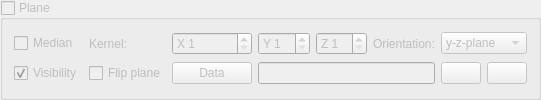
       <widget class="QGroupBox" name="groupBox_plane">
        <property name="enabled">
         <bool>false</bool>
        </property>
        <property name="minimumSize">
         <size>
          <width>0</width>
          <height>100</height>
         </size>
        </property>
        <property name="title">
         <string>Plane</string>
        </property>
        <property name="checkable">
         <bool>true</bool>
        </property>
        <property name="checked">
         <bool>false</bool>
        </property>
        <layout class="QGridLayout" name="planeLayout">
         <item row="0" column="0">
          <widget class="QCheckBox" name="planeMedianCheckBox">
           <property name="text">
            <string>Median</string>
           </property>
          </widget>
         </item>
         <item row="0" column="1">
          <widget class="QLabel" name="kernelLabel">
           <property name="text">
            <string>Kernel:</string>
           </property>
          </widget>
         </item>
         <item row="0" column="2">
          <widget class="QSpinBox" name="kernelXSpinBox">
           <property name="prefix">
            <string>X </string>
           </property>
           <property name="minimum">
            <number>1</number>
           </property>
           <property name="maximum">
            <number>99</number>
           </property>
           <property name="value">
            <number>1</number>
           </property>
          </widget>
         </item>
         <item row="0" column="3">
          <widget class="QSpinBox" name="kernelYSpinBox">
           <property name="prefix">
            <string>Y </string>
           </property>
           <property name="minimum">
            <number>1</number>
           </property>
           <property name="maximum">
            <number>99</number>
           </property>
           <property name="value">
            <number>1</number>
           </property>
          </widget>
         </item>
         <item row="0" column="4">
          <widget class="QSpinBox" name="kernelZSpinBox">
           <property name="prefix">
            <string>Z </string>
           </property>
           <property name="minimum">
            <number>1</number>
           </property>
           <property name="maximum">
            <number>99</number>
           </property>
           <property name="value">
            <number>1</number>
           </property>
          </widget>
         </item>
         <item row="0" column="5">
          <widget class="QLabel" name="planeOrientationLabel">
           <property name="text">
            <string>Orientation:</string>
           </property>
          </widget>
         </item>
         <item row="0" column="6" colspan="2">
          <widget class="QComboBox" name="planeOrientationComboBox">
           <item>
            <property name="text">
             <string>y-z-plane</string>
            </property>
           </item>
           <item>
            <property name="text">
             <string>x-z-plane</string>
            </property>
           </item>
           <item>
            <property name="text">
             <string>x-y-plane</string>
            </property>
           </item>
          </widget>
         </item>
         <item row="1" column="0">
          <widget class="QCheckBox" name="planVisibilityCheckBox">
           <property name="text">
            <string>Visibility</string>
           </property>
           <property name="checked">
            <bool>true</bool>
           </property>
          </widget>
         </item>
         <item row="1" column="1">
          <widget class="QCheckBox" name="checkBox_flipPlane">
           <property name="text">
            <string>Flip plane</string>
           </property>
          </widget>
         </item>
         <item row="1" column="2">
          <widget class="QPushButton" name="planePushButton">
           <property name="text">
            <string>Data</string>
           </property>
          </widget>
         </item>
         <item row="1" column="3" colspan="3">
          <widget class="QLineEdit" name="planeLineEdit">
           <property name="enabled">
            <bool>false</bool>
           </property>
           <property name="readOnly">
            <bool>true</bool>
           </property>
          </widget>
         </item>
         <item row="1" column="6">
          <widget class="QPushButton" name="upPushButton">
           <property name="enabled">
            <bool>false</bool>
           </property>
           <property name="text">
            <string/>
           </property>
           <property name="icon">
            <iconset resource="OCTview3R.qrc">
             <normaloff>:/OCTview3R/Resources/icons/bullet_arrow_up.png</normaloff>:/OCTview3R/Resources/icons/bullet_arrow_up.png</iconset>
           </property>
          </widget>
         </item>
         <item row="1" column="7">
          <widget class="QPushButton" name="downPushButton">
           <property name="enabled">
            <bool>false</bool>
           </property>
           <property name="text">
            <string/>
           </property>
           <property name="icon">
            <iconset resource="OCTview3R.qrc">
             <normaloff>:/OCTview3R/Resources/icons/bullet_arrow_down.png</normaloff>:/OCTview3R/Resources/icons/bullet_arrow_down.png</iconset>
           </property>
          </widget>
         </item>
        </layout>
       </widget>
